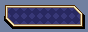

Below is a game level as drawn by its tile map, then a one-line description and the .tmx file that defines it, in full:
An orthogonal 11x4 tile map with 8x8 px tiles, 1 tile layer (Tile Layer 1).

<map version="1.9" tiledversion="1.9.1" orientation="orthogonal" renderorder="right-down" width="11" height="4" tilewidth="8" tileheight="8" infinite="0" nextlayerid="2" nextobjectid="1">
 <tileset firstgid="1" name="BobMenuTiles" tilewidth="8" tileheight="8" tilecount="128" columns="16">
  <image source="../../Image/Png/BobMenuTiles.png" width="128" height="64" />
 </tileset>
 <layer id="1" name="Tile Layer 1" width="11" height="4">
  <data encoding="csv">
4,3,3,3,3,3,3,3,3,6,1,
37,2,2,2,2,2,2,2,2,7,19,
21,22,2,2,2,2,2,2,2,2,20,
1,23,24,24,24,24,24,24,24,24,25
</data>
 </layer>
</map>
